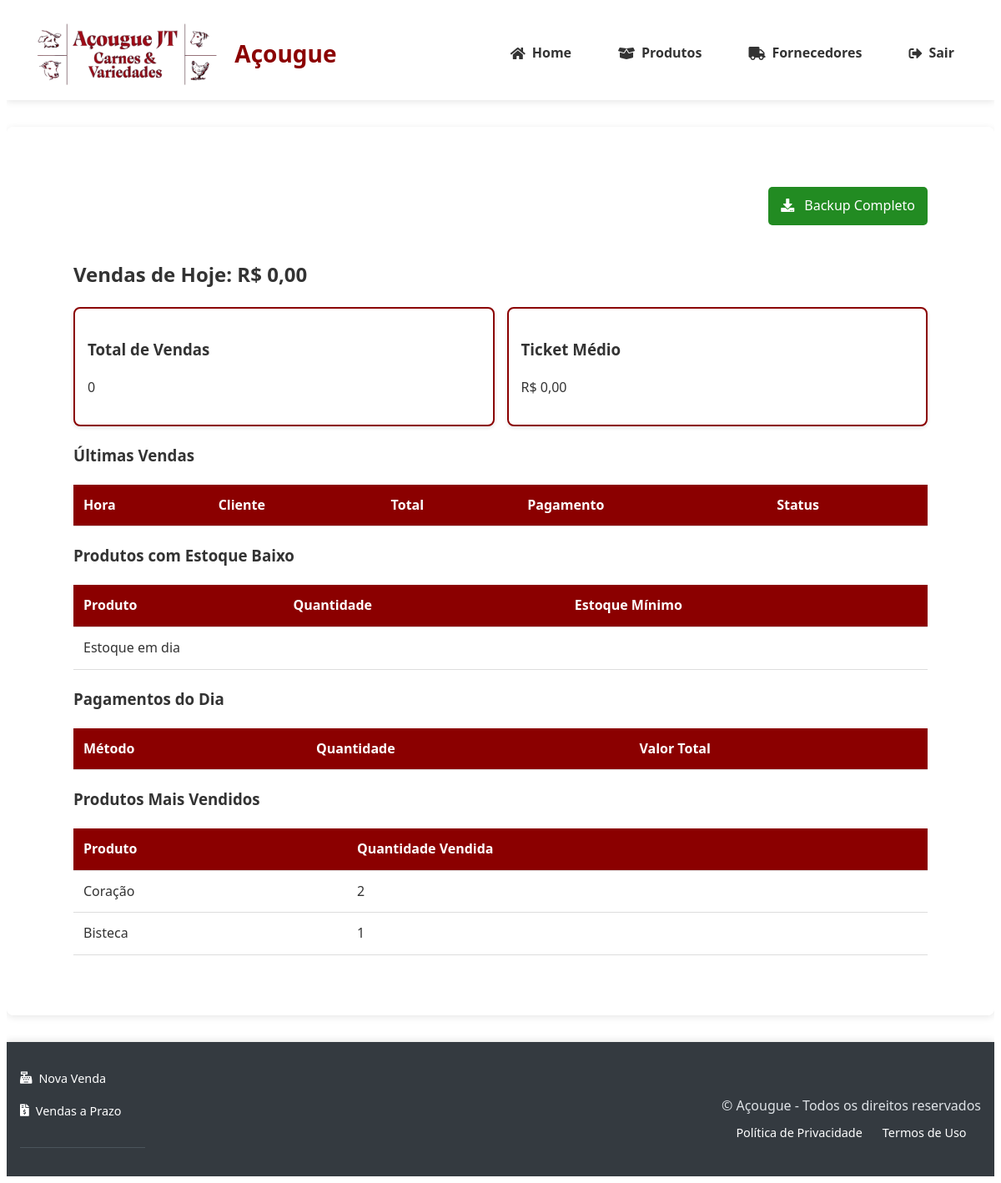
The page /dashboard (signed in) on the database as committed earlier.
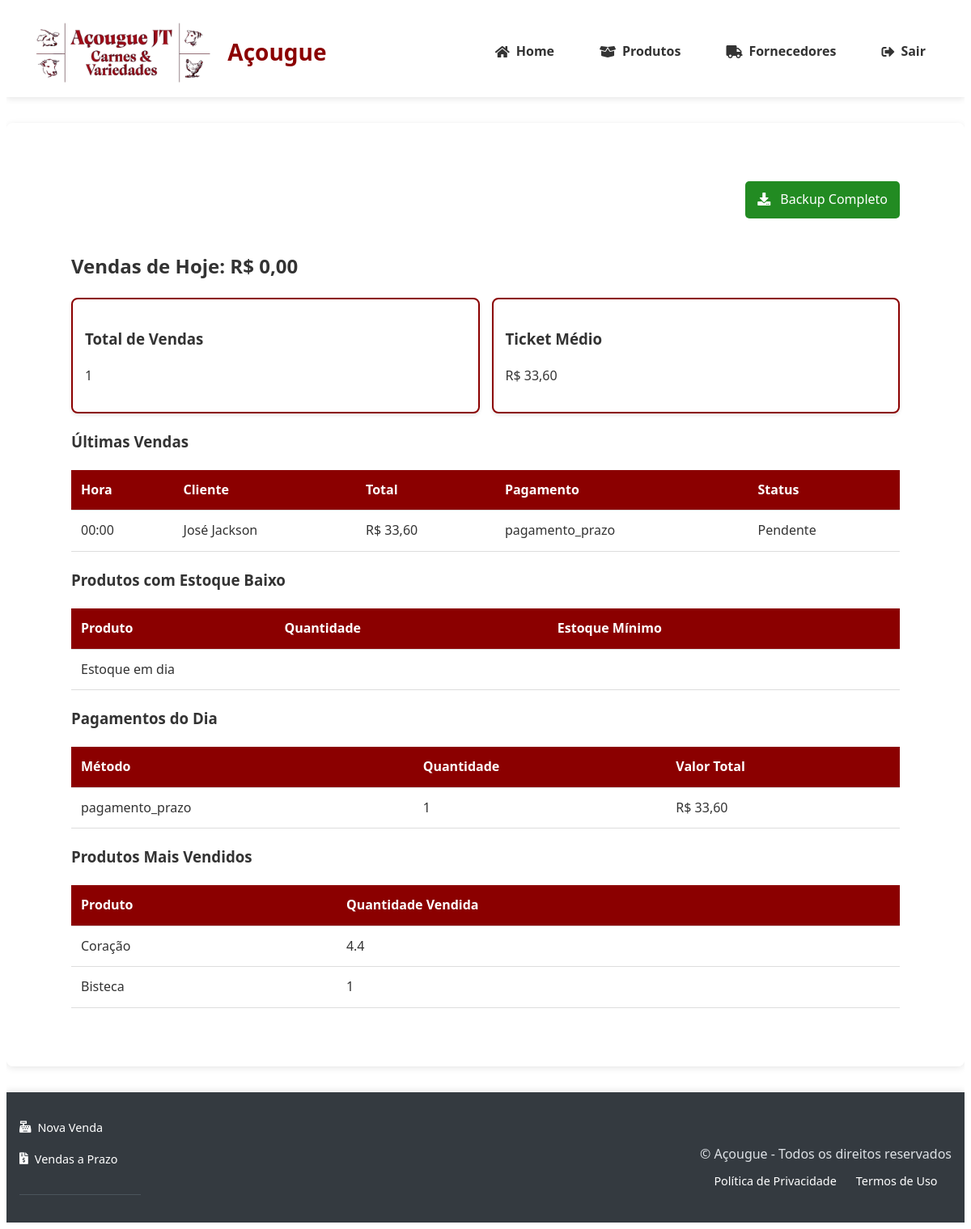
The same page on the database as committed later.
### tables this page shows
CREATE TABLE produtos (
                id INTEGER PRIMARY KEY AUTOINCREMENT,
                nome TEXT NOT NULL,
                descricao TEXT,
                categoria TEXT NOT NULL,
                preco DECIMAL(10,2) NOT NULL,
                quantidade INTEGER NOT NULL,
                estoque_minimo INTEGER DEFAULT 0,
                codigo_barras TEXT UNIQUE,
                foto TEXT,
                fornecedor_id INTEGER REFERENCES fornecedores(id) ON DELETE SET NULL,
                data_validade DATE,
                created_at TIMESTAMP DEFAULT CURRENT_TIMESTAMP,
                updated_at TIMESTAMP DEFAULT CURRENT_TIMESTAMP,
                tipo_venda TEXT NOT NULL DEFAULT 'unidade'
            );

CREATE TABLE vendas (
                id TEXT PRIMARY KEY,
                data TIMESTAMP DEFAULT CURRENT_TIMESTAMP,
                cliente_cpf TEXT,
                cliente_nome TEXT,  
                total DECIMAL(10,2) NOT NULL,
                metodo_pagamento TEXT NOT NULL,
                usuario_id INTEGER NOT NULL REFERENCES users(id) ON DELETE CASCADE,
                status_pagamento TEXT NOT NULL DEFAULT 'pago',
                data_vencimento DATE,
                observacao TEXT
            );

### app.py (the view)
@app.route('/dashboard')
@login_required
def dashboard():
    with get_db_connection() as conn:
        cursor = conn.cursor()
        is_gerente = session['role'] == 'gerente'
        data = {'is_gerente': is_gerente}
        cursor.execute('''
            SELECT
                v.id, v.data, v.cliente_nome as cliente, v.total,
                v.metodo_pagamento, v.status_pagamento
            FROM vendas v
            WHERE DATE(v.data) = DATE('now')
            ORDER BY v.data DESC
        ''')
        data['vendas_hoje'] = [dict(zip([column[0] for column in cursor.description], row))
                       for row in cursor.fetchall()]
        cursor.execute('SELECT SUM(total) as total FROM vendas WHERE DATE(data) = DATE("now")')
        data['total_dia'] = cursor.fetchone()['total'] or 0
        cursor.execute('''
            SELECT nome, quantidade, estoque_minimo
            FROM produtos
            WHERE quantidade < estoque_minimo
            ORDER BY quantidade ASC
        ''')
        data['alertas_estoque'] = cursor.fetchall()
        if is_gerente:
            cursor.execute("SELECT COUNT(*) as total FROM vendas")
            data['total_vendas'] = cursor.fetchone()['total']
            cursor.execute('''
                SELECT
                    COUNT(*) as total_vendas_hoje,
                    SUM(total) as total_receita_hoje,
                    AVG(total) as ticket_medio_hoje
                FROM vendas
                WHERE DATE(data) = DATE('now')
            ''')
            data.update(cursor.fetchone())
            cursor.execute('''
                SELECT metodo_pagamento, COUNT(*) as quantidade,
                       SUM(total) as valor_total
                FROM vendas
                WHERE DATE(data) = DATE('now')
                GROUP BY metodo_pagamento
            ''')
            data['metodos_pagamento'] = cursor.fetchall()
            cursor.execute('''
                SELECT p.nome, SUM(vi.quantidade) as quantidade_vendida
                FROM venda_itens vi
                JOIN produtos p ON vi.produto_id = p.id
                GROUP BY vi.produto_id
                ORDER BY quantidade_vendida DESC
                LIMIT 5
            ''')
            data['top_produtos'] = cursor.fetchall()
        return render_template('dashboard.html', **data)

### app.py (called while the page is built)
def format_datetime(value, format='%d/%m/%Y %H:%M'):
    if value is None:
        return ''
    if isinstance(value, str):
        try:
            value = datetime.strptime(value, '%Y-%m-%d %H:%M:%S')
        except ValueError:
            try:
                value = datetime.strptime(value, '%Y-%m-%d')
            except ValueError:
                return value
    return value.strftime(format)

@app.template_filter('format_currency')
def format_currency(value):
    try:
        return f"R$ {float(value):,.2f}".replace(",", "X").replace(".", ",").replace("X", ".")
    except (ValueError, TypeError):
        return "R$ 0,00"

### banco_dados.py (called while the page is built)
@contextmanager
def get_db_connection():
    db_path = os.environ.get('DB_PATH', 'acougue.db')
    conn = sqlite3.connect(f'file:{db_path}', uri=True)
    conn.row_factory = sqlite3.Row
    conn.execute("PRAGMA foreign_keys = ON")
    try:
        yield conn
    finally:
        conn.close()

### templates/dashboard.html (shortened to what this page needs)
{% extends "base.html" %}
{% block content %}
<div class="dashboard-container">
    {% if is_gerente %}
    <div class="backup-section">
        <a href="{{ url_for('download_backup') }}" class="backup-button">
            <i class="fas fa-download"></i> Backup Completo
        </a>
    </div>
    {% endif %}
    <div class="metricas-principais">
        <h2>Vendas de Hoje: {{ total_dia|format_currency }}</h2>
        <div class="cards">
            <div class="card">
                <h3>Total de Vendas</h3>
                <p>{{ vendas_hoje|length }}</p>
            </div>
            {% if is_gerente %}
            <div class="card">
                <h3>Ticket Médio</h3>
                <p>{{ ticket_medio_hoje|format_currency }}</p>
            </div>
            {% endif %}
        </div>
    </div>
    <section class="vendas-section">
        <h3>Últimas Vendas</h3>
        <table>
            <thead>
                <tr>
                    <th>Hora</th>
                    <th>Cliente</th>
                    <th>Total</th>
                    <th>Pagamento</th>
                    {% if is_gerente %}<th>Status</th>{% endif %}
                </tr>
            </thead>
            <tbody>
                {% for venda in vendas_hoje %}
                <tr>
                    <td>{{ venda.data|format_datetime('%H:%M') }}</td>
                    <td>{{ venda.cliente }}</td>
                    <td>{{ venda.total|format_currency }}</td>
                    <td>{{ venda.metodo_pagamento }}</td>
                    {% if is_gerente %}
                    <td>{{ venda.status_pagamento|capitalize }}</td>
                    {% endif %}
                </tr>
                {% endfor %}
            </tbody>
        </table>
    </section>
    <section class="alertas-section">
        <h3>Produtos com Estoque Baixo</h3>
        <table>
            <thead>
                <tr>
                    <th>Produto</th>
                    <th>Quantidade</th>
                    <th>Estoque Mínimo</th>
                </tr>
            </thead>
            <tbody>
                {% for produto in alertas_estoque %}
                <tr>
                    <td>{{ produto.nome }}</td>
                    <td>{{ produto.quantidade }}</td>
                    <td>{{ produto.estoque_minimo }}</td>
                </tr>
                {% else %}
                <tr>
                    <td colspan="3">Estoque em dia</td>
                </tr>
                {% endfor %}
            </tbody>
        </table>
    </section>
    {% if is_gerente %}
    <section class="metodos-pagamento">
        <h3>Pagamentos do Dia</h3>
        <table>
            <thead>
                <tr>
                    <th>Método</th>
                    <th>Quantidade</th>
                    <th>Valor Total</th>
                </tr>
            </thead>
            <tbody>
                {% for metodo in metodos_pagamento %}
                <tr>
                    <td>{{ metodo.metodo_pagamento }}</td>
                    <td>{{ metodo.quantidade }}</td>
                    <td>{{ metodo.valor_total|format_currency }}</td>
                </tr>
                {% endfor %}
            </tbody>
        </table>
    </section>
    <section class="top-produtos">
        <h3>Produtos Mais Vendidos</h3>
        <table>
            <thead>
                <tr>
                    <th>Produto</th>
                    <th>Quantidade Vendida</th>
                </tr>
            </thead>
            <tbody>
                {% for produto in top_produtos %}
                <tr>
                    <td>{{ produto.nome }}</td>
                    <td>{{ produto.quantidade_vendida }}</td>
                </tr>
                {% else %}
                <tr>
                    <td colspan="2">Sem dados</td>
                </tr>
                {% endfor %}
            </tbody>
        </table>
    </section>
    {% endif %}
</div>
{% endblock %}

Rows that differ between the two databases and show on the page:
added vendas: data "00:00", cliente "José Jackson", total "R$ 33,60", metodo_pagamento "pagamento_prazo", status_pagamento "Pendente", quantidade "1", valor_total "R$ 33,60"
changed produtos "Coração": quantidade_vendida "2" → "4.4"
Other text that changed with them:
{{ vendas_hoje|length }}: "0" → "1"
{{ ticket_medio_hoje|format_currency }}: "R$ 0,00" → "R$ 33,60"
